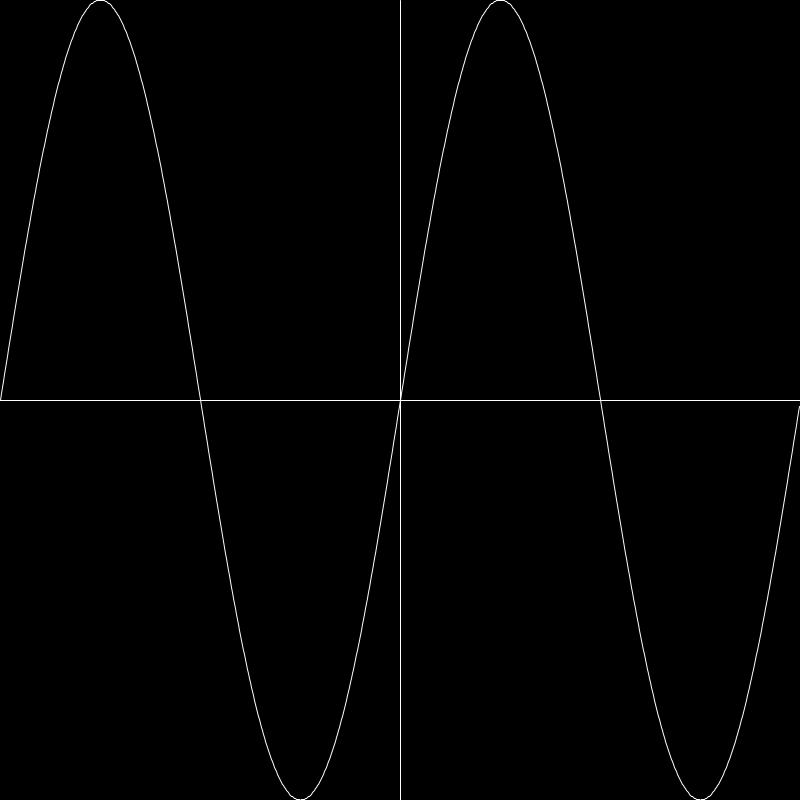
Frame 1 (no input)
Frame 60 (the mouse pressed at the canvas centre just before this capture): identical to frame 1, image omitted
Frame 120 (the mouse held since frame 60 and released just before this capture): identical to frame 1, image omitted

The Processing sketch that drew this single still picture (run headless with seeded random() and noise(); from frame 60 on, the mouse is pressed at the canvas centre):

// Processing sketch: graph_the_sthings
// ── graph_the_sthings.pde
float f(float x) {
  return sin(x);
}


float mapX(float x) {
  return map(x, 0, width, -TWO_PI,TWO_PI);
}

void setup() {
  size(800,800);
}


void draw() {
  background(0);
  
  stroke(255);
  noFill();
  beginShape();
  for (int x = 0; x < width; x += 1) {
    float y = f(mapX(x));
    y = map(y, -1, 1, height,0);
    vertex(x,y);
    
  }
  endShape();
  
  stroke(255);
  line(0, height/2, width, height/2);
  line(width/2,0,width/2, height);
}
